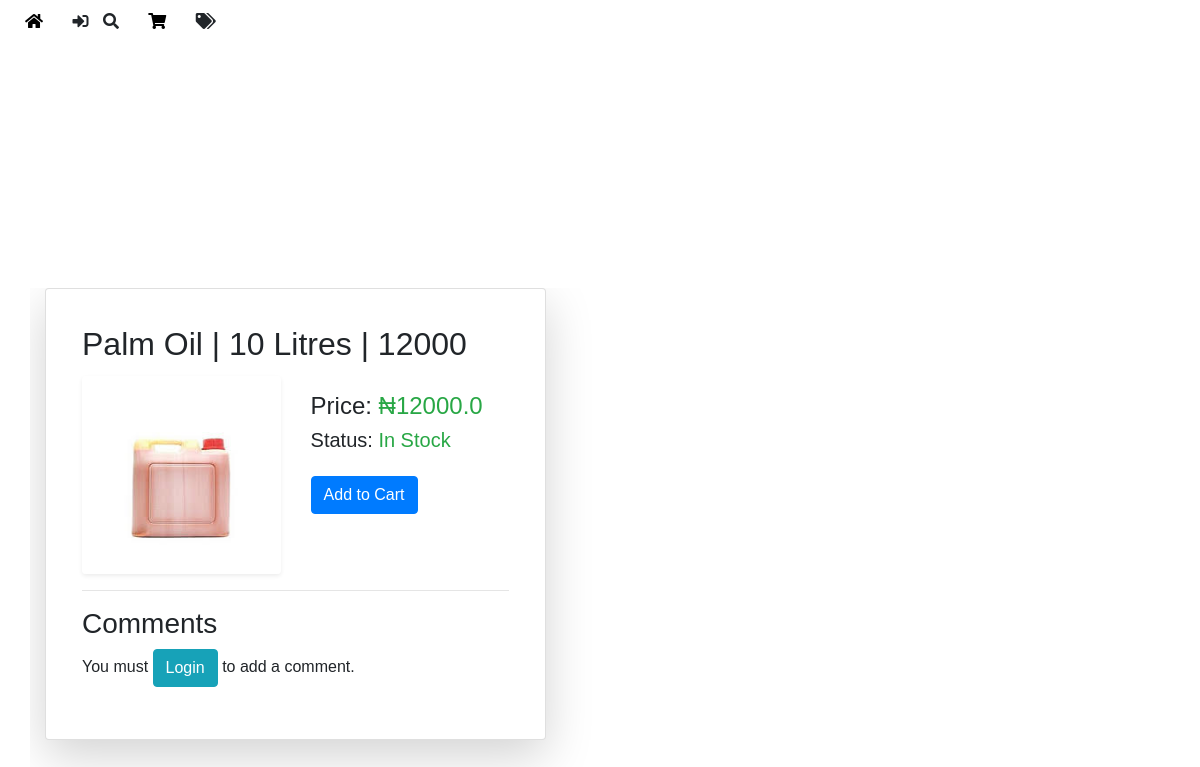
The page /detail/oil/13/ on the database as committed earlier.
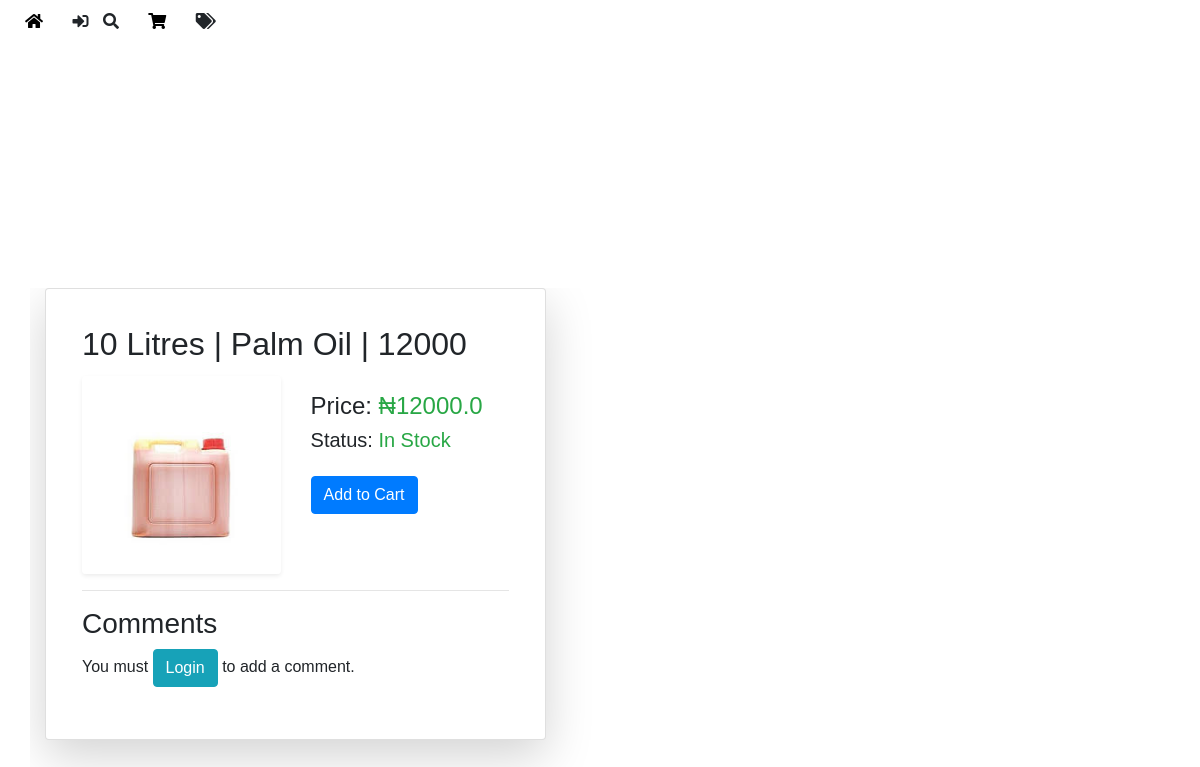
The same page on the database as committed later.
### afri_food/models.py (models this page shows, shortened)
class Oil(models.Model):
    title = models.CharField(max_length=100)
    litres = models.FloatField(help_text="Enter the volume in litres")
    in_stock = models.BooleanField(default=True, help_text="Is this item in stock?")
    price = models.FloatField(help_text="Enter the price of the item")
    subcategory = models.ForeignKey(Subcategory, on_delete=models.CASCADE)
    images = GenericRelation(Image)
    comments = GenericRelation(Comment)

class Image(models.Model):
    content_type = models.ForeignKey(ContentType, on_delete=models.CASCADE)
    object_id = models.PositiveIntegerField()
    content_object = GenericForeignKey('content_type', 'object_id')
    image = models.ImageField(upload_to='images/')

### afri_food/views.py (the view)
# urls.py: path('detail/<str:model>/<int:id>/', views.detail, name='product_detail'),
def detail(request, model, id):
    model_class = apps.get_model('afri_food', model)
    product = get_object_or_404(model_class, id=id)
    comments = Comment.objects.filter(content_type=ContentType.objects.get_for_model(model_class), object_id=product.id)
    in_cart = False
    if request.user.is_authenticated:
        in_cart = CartItem.objects.filter(
            cart__user=request.user,
            content_type=ContentType.objects.get_for_model(model_class),
            object_id=product.id
        ).exists()
    return render(request, "market/detail.html", {
        "product": product,
        "comments": comments,
        "model_name": model,
        "in_cart": in_cart
    })

### afri_food/context_processors.py (called while the page is built)
def cart_item_count(request):
    if request.user.is_authenticated:
        cart_item_count = CartItem.objects.filter(cart__user=request.user).count()
    else:
        cart_item_count = 0
    return {
        'cart_item_count': cart_item_count
    }

### afri_food/templates/market/detail.html (shortened to what this page needs)
{% extends 'market/layout.html' %}
{% block body %}
<div class="container mt-5" style="top: 50px;">
    <div class="card shadow-lg p-3 mb-5 bg-white rounded">
        <div class="card-body">
            <h2 class="card-title">{{ product.title }}</h2>
            <div class="row">
                <div class="col-md-6">
                    {% if product.images.count > 1 %}
                        <div id="productCarousel" class="carousel slide" data-ride="carousel">
                            <div class="carousel-inner">
                                {% for image in product.images.all %}
                                    <div class="carousel-item {% if forloop.first %}active{% endif %}">
                                        <img src="{{ image.image.url }}" class="d-block w-100 rounded shadow-sm" alt="{{ product.title }}">
                                    </div>
                                {% endfor %}
                            </div>
                            <a class="carousel-control-prev" href="#productCarousel" role="button" data-slide="prev">
                                <span class="carousel-control-prev-icon" aria-hidden="true"></span>
                                <span class="sr-only">Previous</span>
                            </a>
                            <a class="carousel-control-next" href="#productCarousel" role="button" data-slide="next">
                                <span class="carousel-control-next-icon" aria-hidden="true"></span>
                                <span class="sr-only">Next</span>
                            </a>
                        </div>
                    {% else %}
                        <img src="{{ product.images.first.image.url }}" alt="{{ product.title }}" class="img-fluid rounded shadow-sm">
                    {% endif %}
                </div>
                <div class="col-md-6">
                    <p class="h4">Price: <span class="text-success">₦{{ product.price }}</span></p>
                    <p class="h5">Status: <span class="{{ product.in_stock|yesno:'text-success,text-danger' }}">{{ product.in_stock|yesno:"In Stock,Out of Stock" }}</span></p>
                    <div class="mt-4">
                        {% if user %}
                        {% if in_cart %}
                            <button class="btn btn-danger remove-from-cart" data-product-type="{{ model_name }}" data-item-id="{{ product.id }}">Remove from Cart</button>
                        {% else %}
                            <button class="btn btn-primary add-to-cart" data-product-type="{{ model_name }}" data-item-id="{{ product.id }}">Add to Cart</button>
                        {% endif %}
                        {% endif %}
                    </div>
                </div>
            </div>
            <hr>
            <h3>Comments</h3>
            {% if user.is_authenticated %}
                <h4>Add a comment</h4>
                <form id="commentForm" class="mt-3">
                    <div class="form-group">
                        <textarea name="comment" id="comment" class="form-control" rows="3" placeholder="Write your comment here..." required></textarea>
                    </div>
                    <button type="submit" class="btn btn-primary">Submit</button>
                </form>
            {% else %}
                <p>You must <span class="btn btn-info" onclick="openModal('loginModal')">Login</span> to add a comment.</p>
            {% endif %}
        </div>
    </div>
</div>
{% endblock %}

Rows that differ between the two databases and show on the page:
changed Oil "In Stock": title "Palm Oil | 10 Litres | 12000" → "10 Litres | Palm Oil | 12000"
